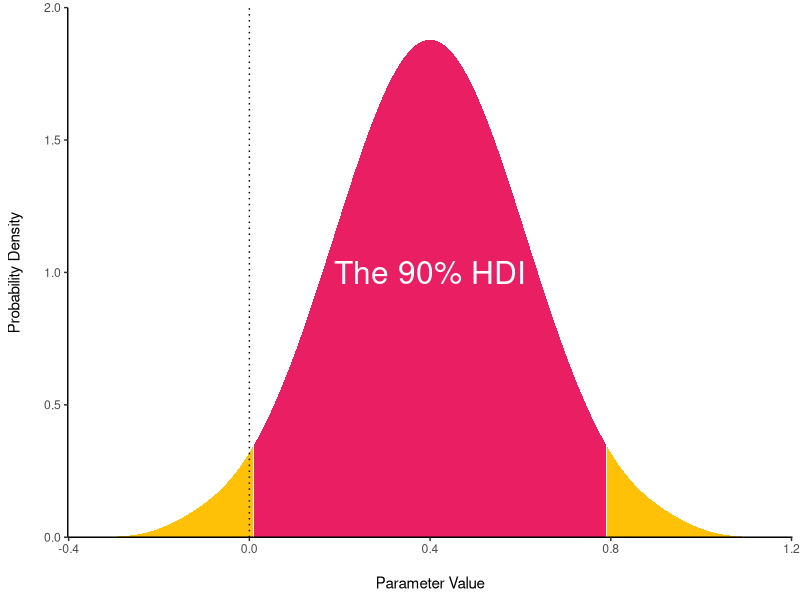

The R script that drew this image: (Note: this script raises an error after producing the figure.)
## ---- chunk 1
library(ggplot2)
library(dplyr)

knitr::opts_chunk$set(
  collapse = TRUE,
  fig.path = "man/figures/"
)
## ---- chunk 2
library("bayestestR")
## ---- chunk 3
hdi(rnorm(1000), ci = .90)
## ---- chunk 4
posterior <- rnorm_perfect(100, 0.4, 0.2)
posterior %>% 
  density() %>% 
  as.data.frame() %>% 
  mutate(fill = ifelse(x < hdi(posterior)$CI_low, "low",
                       ifelse(x > hdi(posterior)$CI_high, "high", "middle"))) %>% 
  ggplot(aes(x=x, y=y, fill=fill)) +
  geom_ribbon(aes(ymin=0, ymax=y)) +
  geom_vline(xintercept=0, linetype="dotted") +
  theme_classic() +
  scale_y_continuous(expand = c(0, 0), limits = c(0, 2)) +
  scale_fill_manual(values=c("high"="#FFC107", "low"="#FFC107", "middle"="#E91E63"), guide=FALSE) +
  annotate("text", x=0.4, y=1, label="The 90% HDI", color="white", size=8) +
  xlab("\nParameter Value") +
  ylab("Probability Density\n")
## ---- chunk 5
map_estimate(rnorm(1000, 1, 1))
## ---- chunk 6
posterior <- rnorm_perfect(100, 0.4, 0.2)
posterior %>% 
  density() %>% 
  as.data.frame() %>% 
  ggplot(aes(x=x, y=y)) +
  geom_ribbon(aes(ymin=0, ymax=y), fill="#FFC107") +
  geom_segment(x=0.4, xend=0.4, y=0, yend=map_estimate(posterior, density=TRUE)$MAP_density, color="#E91E63", size=1) +
  geom_point(x=map_estimate(posterior)$MAP, y=map_estimate(posterior, density=TRUE)$MAP_density, color="#E91E63", size=5) +
  geom_vline(xintercept=0, linetype="dotted") +
  theme_classic() +
  scale_y_continuous(expand = c(0, 0), limits = c(0, 2)) +
  xlab("\nParameter Value") +
  ylab("Probability Density\n")
## ---- chunk 7
rope(rnorm(1000, 1, 1), range = c(-0.1, 0.1))
## ---- chunk 8
posterior <- rnorm_perfect(100, 0.4, 0.2)
posterior %>% 
  density() %>% 
  as.data.frame() %>% 
  mutate(fill = ifelse(x < -0.1, "low",
                       ifelse(x > 0.1, "high", "middle"))) %>% 
  ggplot(aes(x=x, y=y, fill=fill)) +
  geom_ribbon(aes(ymin=0, ymax=y)) +
  geom_vline(xintercept=0, linetype="dotted") +
  theme_classic() +
  scale_y_continuous(expand = c(0, 0), limits = c(0, 2)) +
  scale_x_continuous(breaks = c(-0.1, 0.1, 0.4)) +
  scale_fill_manual(values=c("high"="#FFC107", "low"="#FFC107", "middle"="#E91E63"), guide=FALSE) +
  xlab("\nParameter Value") +
  ylab("Probability Density\n")
## ---- chunk 9
equivalence_test(rnorm(1000, 1, 1), range = c(-0.1, 0.1))
## ---- chunk 10
p_direction(rnorm(1000, mean = 1, sd = 1))
## ---- chunk 11
posterior <- rnorm_perfect(100, 0.4, 0.2)
posterior %>% 
  density() %>% 
  as.data.frame() %>% 
  mutate(fill = ifelse(x < 0, "low", "high")) %>% 
  ggplot(aes(x=x, y=y, fill=fill)) +
  geom_ribbon(aes(ymin=0, ymax=y)) +
  geom_vline(xintercept=0, linetype="dotted") +
  theme_classic() +
  scale_y_continuous(expand = c(0, 0), limits = c(0, 2)) +
  scale_fill_manual(values=c("high"="#FFC107", "low"="#E91E63"), guide=FALSE) +
  xlab("\nParameter Value") +
  ylab("Probability Density\n")
## ---- chunk 12
p_rope(rnorm(1000, 1, 1), range = c(-0.1, 0.1))
## ---- chunk 13
p_map(posterior = rnorm(1000, 1, 1))
## ---- chunk 14
posterior <- rnorm_perfect(100, 0.4, 0.2)
posterior %>% 
  density() %>% 
  as.data.frame() %>% 
  ggplot(aes(x=x, y=y)) +
  geom_ribbon(aes(ymin=0, ymax=y), fill="#FFC107") +
  geom_segment(x=0.4, xend=0.4, y=0, yend=map_estimate(posterior, density=TRUE)$MAP_density, color="#E91E63", size=1) +
  geom_segment(x=0, xend=0, y=0, yend=density_at(posterior, 0), color="#E91E63", size=1) +
  geom_point(x=map_estimate(posterior)$MAP, y=map_estimate(posterior, density=TRUE)$MAP_density, color="#E91E63", size=5) +
  geom_point(x=0, y=density_at(posterior, 0), color="#E91E63", size=5) +
  geom_vline(xintercept=0, linetype="dotted") +
  theme_classic() +
  scale_y_continuous(expand = c(0, 0), limits = c(0, 2)) +
  xlab("\nParameter Value") +
  ylab("Probability Density\n")
